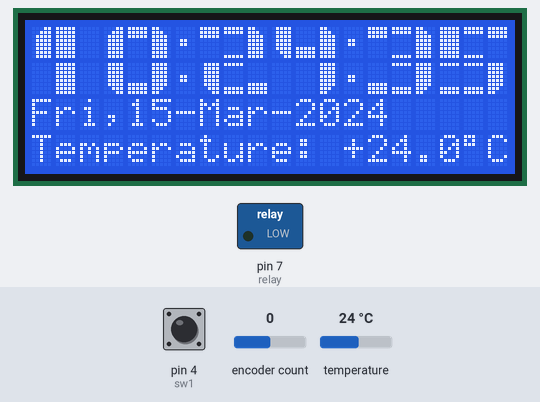
Recording of a sketch running on a simulated Arduino Uno, built with avr-gcc and run on an emulated ATmega328P. Parts: 20×4 character LCD, switched loads named in the sketch (green lamp = pin HIGH). The test bench sets the inputs (shaded band); at power-on: pin 4 (sw1) HIGH, encoder count 0, temperature 24 °C. The local clock reads 2024-03-15 10:24:30 at power-on unless the sketch sets it; what the sketch prints to the serial monitor is not drawn.

Above: at 6.0 s.
6.1 s: pin 4 (sw1) pulled LOW for 3.2 s
At 10.5 s:
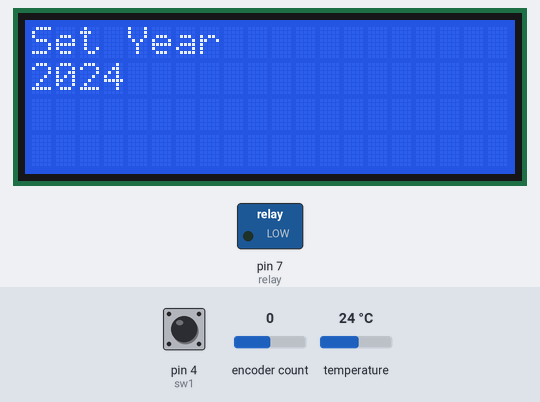
10.8 s: pin 4 (sw1) pulled LOW for 0.15 s
At 11.9 s:
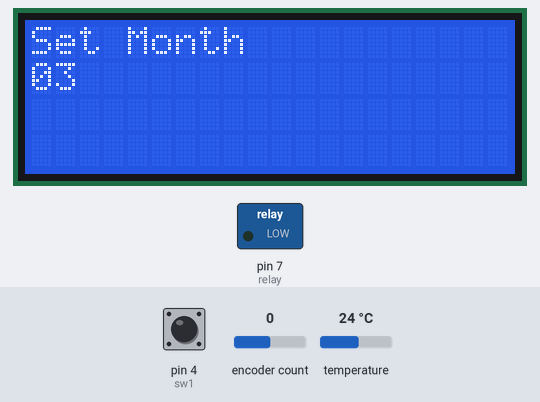
12.5 s: pin 4 (sw1) pulled LOW for 1 s
At 14.1 s:
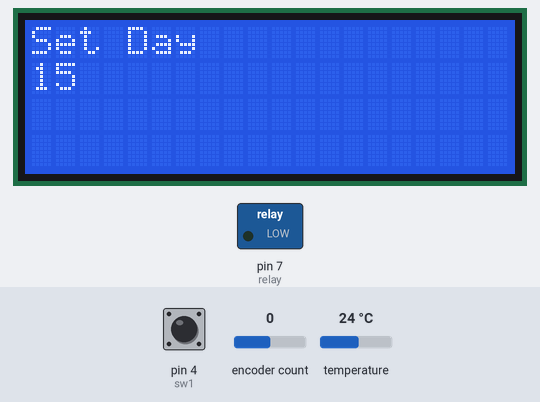
15.0 s: pin 4 (sw1) pulled LOW for 0.15 s
At 16.4 s:
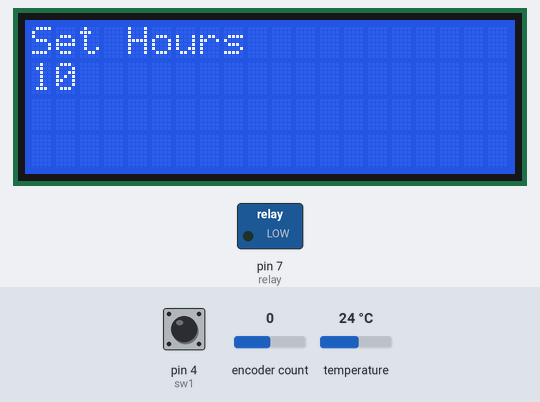
16.7 s: pin 4 (sw1) pulled LOW for 0.15 s
At 18.1 s:
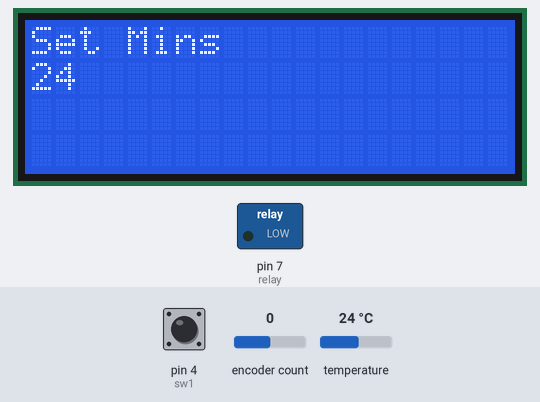
18.4 s: pin 4 (sw1) pulled LOW for 1 s
At 20.3 s:
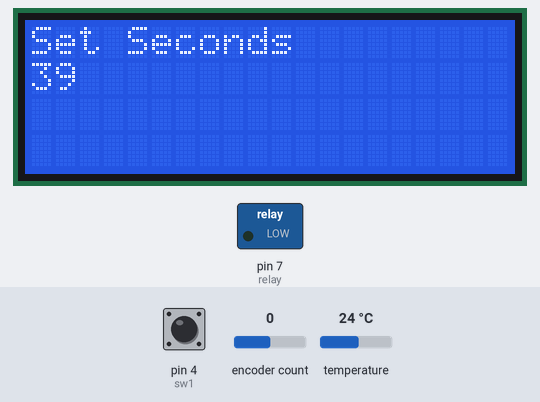
Timing chart, 0 to 21.8 s (numbered marks = the images above; inputs shaded):
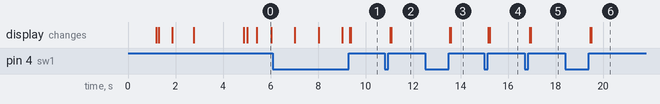

The sketch:

big_font_clock_thermometer_v3b.ino
```cpp
/*
 * Racov feb.2021
 -- 20x4 LCD (paralel) display
 -- clock with big numbers and I2C-DS3231 Real Time clock
 -- temperature and hunidity interior/exterior with I2C-BMP280
 -- rotary encoder for TIME set
 racov.ro

v.1 - Nicu FLORICA (niq_ro) changed t i2c interface for LCD2004
v.1.a - changed sensors to DHT22
v.2 - added Doz (A.G.Doswell) mode to change the time with encoder: http://andydoz.blogspot.ro/2014_08_01_archive.html
v.3 - removed both DHT22 sensors and added one DS18B20 sensor
v.3a - added adjustment also for seconds, show temperature without delay
v.3b - changed DS18B20 request and set the resolution
*/

// Use: Pressing and holding the button will enter the clock set mode (on release of the button). Clock is set using the rotary encoder.
// The clock must be set to UTC.
// Pressing and releasing the button quickly will display info about author (me)

#include <Wire.h>
#include "RTClib.h" // from https://github.com/adafruit/RTClib
#include <LiquidCrystal_I2C.h> // used Adafruit library
#include <Wire.h>
#include <Encoder.h> // from http://www.pjrc.com/teensy/td_libs_Encoder.html
#include <OneWire.h>
#include <DallasTemperature.h>

// Data wire is connected to pin 6
#define ONE_WIRE_BUS 6

#define sw1 4  // encoder switch
int PinA = 2;  // encoder right
int PinB = 3;  // encoder left

#define relay 7

RTC_DS1307 RTC; // Tells the RTC library that we're using a DS1307 RTC
Encoder knob(PinB, PinA); //encoder connected to pins 2 and 3 (and ground)
LiquidCrystal_I2C lcd(0x27, 20, 4); // adress can be 0x3F

//the variables provide the holding values for the set clock routine
int setyeartemp;
int setmonthtemp;
int setdaytemp;
int sethourstemp;
int setminstemp;
int setsecstemp;
int maxday; // maximum number of days in the given month
// These variables are for the push button routine
int buttonstate = 0; //flag to see if the button has been pressed, used internal on the subroutine only
int pushlengthset = 3000; // value for a long push in mS
int pushlength = pushlengthset; // set default pushlength
int pushstart = 0;// sets default push value for the button going low
int pushstop = 0;// sets the default value for when the button goes back high

int knobval; // value for the rotation of the knob
boolean buttonflag = false; // default value for the button flag

//const int TIMEZONE = 0; //UTC
const int TIMEZONE = 2; //UTC Craiova (Romania) - http://www.worldtimebuddy.com/utc-to-romania-craiova

// Setup a oneWire instance to communicate with any OneWire devices
OneWire oneWire(ONE_WIRE_BUS);

// Pass our oneWire reference to Dallas Temperature
DallasTemperature sensors(&oneWire);

// arrays to hold device address
DeviceAddress insideThermometer;

boolean intds = true;

int h,m,s,yr,mt,dt,dy,olds;   // hous, minutes, seconds, year, month, date of the month, day, previous second
//char *DOW[]={"MAR","MIE","JOI","VIN","SAM","DUM","LUN"};  //define day of the week
//char *DOW[]={"Dum","Lun","Mar","Mie","Joi","Vin","Sam"};  //define day of the week
char *DOW[]={"Sun","Mon","Tue","Wed","Thu","Fri","Sat"};  //define day of the week
//char *MTH[]={"Ian","Feb","Mar","Apr","Mai","Iun","Iul","Aug","Sep","Oct","Noi","Dec"};  //define month
char *MTH[]={"Jan","Feb","Mar","Apr","May","Jun","Jul","Aug","Sep","Oct","Nov","Dec"};  //define month

unsigned long tpcitit = 10000;
unsigned long tpcitire;

float tempC;
float tempC1;

void setup () {
    Serial.begin(9600); //start debug serial interface
    Wire.begin(); //start I2C interface

    lcd.begin();
    lcd.backlight();
    lcd.clear();
    pinMode(sw1,INPUT);//push button on encoder connected to A0 (and GND)
    digitalWrite(sw1,HIGH); //Pull A0 high
    pinMode(relay,OUTPUT); //Relay connected to A3
    digitalWrite (relay, LOW); //sets relay off (default condition)

// *******DEFINE CUSTOM CHARACTERS FOR BIG FONT*****************
  byte A[8] =
  {
  B00011,
  B00111,
  B01111,
  B01111,
  B01111,
  B01111,
  B01111,
  B01111
  };
  byte B[8] =
  {
  B11111,
  B11111,
  B00000,
  B00000,
  B00000,
  B00000,
  B00000,
  B11111
  };
  byte C[8] =
  {
  B11000,
  B11100,
  B11110,
  B11110,
  B11110,
  B11110,
  B11110,
  B11110
  };
  byte D[8] =
  {
  B01111,
  B01111,
  B01111,
  B01111,
  B01111,
  B01111,
  B00111,
  B00011
  };
  byte E[8] =
  {
  B11111,
  B00000,
  B00000,
  B00000,
  B00000,
  B00000,
  B11111,
  B11111
  };
  byte F[8] =
  {
  B11110,
  B11110,
  B11110,
  B11110,
  B11110,
  B11110,
  B11100,
  B11000
  };
  byte G[8] =
  {
  B11111,
  B11111,
  B11111,
  B00000,
  B00000,
  B00000,
  B00000,
  B00000
  };
  byte H[8] =
  {
  B00000,
  B00000,
  B00000,
  B00000,
  B00000,
  B11111,
  B11111,
  B11111
  };

  lcd.createChar(8,A);
  lcd.createChar(6,B);
  lcd.createChar(2,C);
  lcd.createChar(3,D);
  lcd.createChar(7,E);
  lcd.createChar(5,F);
  lcd.createChar(1,G);
  lcd.createChar(4,H);

  // Print a message to the LCD.
  // lcd.setCursor(col, row);
  // lcd.print("text");
  lcd.setCursor(4, 0);
  lcd.print("Thermometer");
  lcd.setCursor(4, 1);
  lcd.print("CLOCK  v.3");
  lcd.setCursor(5, 2);
  lcd.print("Oct.2025");
  lcd.setCursor(5, 3);
  lcd.print("by niq_ro");
  delay(1000);

  // initializing the modules
  lcd.setCursor(0, 0);
  lcd.print("CHECKING MODULES....");
  delay(100);

  lcd.setCursor(0, 1);
  lcd.print("1.REAL CLOCK......OK");
  if (! RTC.begin()) {
    lcd.setCursor(16, 1);
    lcd.print("FAIL");
    delay(5000);
  }
  delay(500);

  lcd.setCursor(0, 2);
  lcd.print("2.SENSOR TEMP.....OK");

  // Start up the library
  sensors.begin();// Start up the library

  Serial.print("Found ");
  Serial.print(sensors.getDeviceCount(), DEC);
  Serial.println(" devices.");

  if (!sensors.getAddress(insideThermometer, 0)) Serial.println("Unable to find address for Device 0");
  // show the addresses we found on the bus
  Serial.print("Device 0 Address: ");
    for (uint8_t i = 0; i < 8; i++)
  {
    if (insideThermometer[i] < 16) Serial.print("0");
    Serial.print(insideThermometer[i], HEX);
  //  lcd.print(insideThermometer[i], HEX);
  }

 // printAddress(insideThermometer);
  Serial.println();

  // set the resolution to 9.. 12 bit (Each Dallas/Maxim device is capable of several different resolutions)
  sensors.setResolution(insideThermometer, 11);
  //  9-bit: 0.5°C increments     93.75 ms
  // 10-bit: 0.25°C increments   187.50 ms
  // 11-bit: 0.125°C increments  375.00 ms
  // 12-bit: 0.0625°C increments 750.00 ms

  // Request temperature from the sensor
  sensors.requestTemperatures();

  // Read temperature in Celsius
  //tempC = sensors.getTempCByIndex(0);
   tempC = sensors.getTempC(insideThermometer);

  // Check if any reads failed and exit early (to try again).
  if (isnan(tempC))
   {
    //Serial.println(F("Failed to read from sensor !"));
    lcd.setCursor(16, 2);
    lcd.print("FAIL");
    intds = false;
   }

  delay(500);

  lcd.setCursor(0, 3);
  lcd.print("ID: ");
  for (uint8_t i = 0; i < 8; i++)
  {
    if (insideThermometer[i] < 16) lcd.print("0");
    lcd.print(insideThermometer[i], HEX);
  }

  delay(2000);

    //Checks to see if the RTC is runnning, and if not, sets the time to the time this sketch was compiled.
    if (! RTC.isrunning()) {
    RTC.adjust(DateTime(__DATE__, __TIME__));
  }
lcd.clear();
promo();
tpcitire = tpcitit + millis();
}


void loop () {

    pushlength = pushlengthset;
    pushlength = getpushlength ();
    delay (10);

    if (pushlength <pushlengthset)
    {
      ShortPush ();
      promo();
      readds();
    }
       //This runs the setclock routine if the knob is pushed for a long time
       if (pushlength >pushlengthset)
       {
         lcd.clear();
         DateTime now = RTC.now();
         setyeartemp=now.year(),DEC;
         setmonthtemp=now.month(),DEC;
         setdaytemp=now.day(),DEC;
         sethourstemp=now.hour(),DEC;
         setminstemp=now.minute(),DEC;
         setsecstemp=now.second(),DEC;
         setclock();
         pushlength = pushlengthset;
       };

  DateTime now = RTC.now();
  s  = now.second();                        // read seconds
  if (olds != s)
  {                          // if seconds changed
/*    Serial.println(dy);
      Serial.println(mt);
      Serial.println(dt);
      Serial.println(yr); */
      printbig((s%10),17);                  // display seconds
      printbig((s/10),14);
      olds = s;
      if ( s == 0 ) {                       // minutes change
          m  = now.minute();                // read minutes
          printbig((m%10),10);              // display minutes
          printbig((m/10),7);
          if (m == 0) {                     // hours change
            h  = now.hour();                // read hours
            printbig((h%10),3);             // dislay hours
            printbig((h/10),0);
            if (h == 0) {                   // day change
              dt = now.day();               // read day
              dy = now.dayOfTheWeek();
              mt = now.month();             // read month
              yr = now.year();              // read year
              lcd.setCursor(0, 2);          // display date full
              lcd.print(DOW[dy]);
              lcd.setCursor(4, 2);
              lcd.print(dt/10);
              lcd.print(dt%10);
              lcd.setCursor(7, 2);
              lcd.print(MTH[mt-1]);  // niq_ corrected
          }
      }
    }

    if (millis() - tpcitire > tpcitit)
     {
        readds();
     }
    // do other things every second
  }

}  // end main loop


//sets the clock
void setclock (){
   setyear ();
   lcd.clear ();
   setmonth ();
   lcd.clear ();
   setday ();
   lcd.clear ();
   sethours ();
   lcd.clear ();
   setmins ();
   lcd.clear();
   setsecs ();
   lcd.clear();

   RTC.adjust(DateTime(setyeartemp,setmonthtemp,setdaytemp,sethourstemp,setminstemp,setsecstemp));
   delay (1000);
   promo();
   readds();
}

// subroutine to return the length of the button push.
int getpushlength () {
  buttonstate = digitalRead(sw1);
       if(buttonstate == LOW && buttonflag==false) {
              pushstart = millis();
              buttonflag = true;
          };

       if (buttonstate == HIGH && buttonflag==true) {
         pushstop = millis ();
         pushlength = pushstop - pushstart;
         buttonflag = false;
       };
       return pushlength;
}
// The following subroutines set the individual clock parameters
int setyear () {
//lcd.clear();
    lcd.setCursor (0,0);
    lcd.print ("Set Year");
    pushlength = pushlengthset;
    pushlength = getpushlength ();
    if (pushlength != pushlengthset) {
      return setyeartemp;
    }

    lcd.setCursor (0,1);
    knob.write(0);
    delay (50);
    knobval=knob.read();
    if (knobval < -1) { //bit of software de-bounce
      knobval = -1;
    }
    if (knobval > 1) {
      knobval = 1;
    }
    setyeartemp=setyeartemp + knobval;
    if (setyeartemp < 2014) { //Year can't be older than currently, it's not a time machine.
      setyeartemp = 2014;
    }
    lcd.print (setyeartemp);
    lcd.print("  ");
    setyear();
}

int setmonth () {
//lcd.clear();
   lcd.setCursor (0,0);
    lcd.print ("Set Month");
    pushlength = pushlengthset;
    pushlength = getpushlength ();
    if (pushlength != pushlengthset) {
      return setmonthtemp;
    }

    lcd.setCursor (0,1);
    knob.write(0);
    delay (50);
    knobval=knob.read();
    if (knobval < -1) {
      knobval = -1;
    }
    if (knobval > 1) {
      knobval = 1;
    }
    setmonthtemp=setmonthtemp + knobval;
    if (setmonthtemp < 1) {// month must be between 1 and 12
      setmonthtemp = 1;
    }
    if (setmonthtemp > 12) {
      setmonthtemp=12;
    }
    lcd.print (setmonthtemp/10);
    lcd.print (setmonthtemp%10);
    lcd.print("  ");
    setmonth();
}

int setday () {
  if (setmonthtemp == 4 || setmonthtemp == 5 || setmonthtemp == 9 || setmonthtemp == 11) { //30 days hath September, April June and November
    maxday = 30;
  }
  else {
  maxday = 31; //... all the others have 31
  }
  if (setmonthtemp ==2 && setyeartemp % 4 ==0) { //... Except February alone, and that has 28 days clear, and 29 in a leap year.
    maxday = 29;
  }
  if (setmonthtemp ==2 && setyeartemp % 4 !=0) {
    maxday = 28;
  }
//lcd.clear();
   lcd.setCursor (0,0);
    lcd.print ("Set Day");
    pushlength = pushlengthset;
    pushlength = getpushlength ();
    if (pushlength != pushlengthset) {
      return setdaytemp;
    }

    lcd.setCursor (0,1);
    knob.write(0);
    delay (50);
    knobval=knob.read();
    if (knobval < -1) {
      knobval = -1;
    }
    if (knobval > 1) {
      knobval = 1;
    }
    setdaytemp=setdaytemp+ knobval;
    if (setdaytemp < 1) {
      setdaytemp = 1;
    }
    if (setdaytemp > maxday) {
      setdaytemp = maxday;
    }
    lcd.print (setdaytemp/10);
    lcd.print (setdaytemp%10);
    lcd.print("  ");
    setday();
}

int sethours () {
//lcd.clear();
    lcd.setCursor (0,0);
    lcd.print ("Set Hours");
    pushlength = pushlengthset;
    pushlength = getpushlength ();
    if (pushlength != pushlengthset) {
      return sethourstemp;
    }

    lcd.setCursor (0,1);
    knob.write(0);
    delay (50);
    knobval=knob.read();
    if (knobval < -1) {
      knobval = -1;
    }
    if (knobval > 1) {
      knobval = 1;
    }
    sethourstemp=sethourstemp + knobval;
    if (sethourstemp < 1) {
      sethourstemp = 1;
    }
    if (sethourstemp > 23) {
      sethourstemp=23;
    }
    lcd.print (sethourstemp/10);
    lcd.print (sethourstemp%10);
    lcd.print("  ");
    sethours();
}

int setmins () {
//lcd.clear();
   lcd.setCursor (0,0);
    lcd.print ("Set Mins");
    pushlength = pushlengthset;
    pushlength = getpushlength ();
    if (pushlength != pushlengthset) {
      return setminstemp;
    }

    lcd.setCursor (0,1);
    knob.write(0);
    delay (50);
    knobval=knob.read();
    if (knobval < -1) {
      knobval = -1;
    }
    if (knobval > 1) {
      knobval = 1;
    }
    setminstemp=setminstemp + knobval;
    if (setminstemp < 0) {
      setminstemp = 0;
    }
    if (setminstemp > 59) {
      setminstemp=59;
    }
    lcd.print (setminstemp/10);
    lcd.print (setminstemp%10);
    lcd.print("  ");
    setmins();
}

int setsecs () {
//lcd.clear();
   lcd.setCursor (0,0);
    lcd.print ("Set Seconds");
    pushlength = pushlengthset;
    pushlength = getpushlength ();
    if (pushlength != pushlengthset) {
      return setsecstemp;
    }

    lcd.setCursor (0,1);
    knob.write(0);
    delay (50);
    knobval=knob.read();
    if (knobval < -1) {
      knobval = -1;
    }
    if (knobval > 1) {
      knobval = 1;
    }
    setsecstemp=setsecstemp + knobval;
    if (setsecstemp < 0) {
      setsecstemp = 0;
    }
    if (setsecstemp > 59) {
      setsecstemp=59;
    }
    lcd.print (setsecstemp/10);
    lcd.print (setsecstemp%10);
    lcd.print("  ");
    setsecs();
}


void ShortPush () {
  //This displays the calculated sunrise and sunset times when the knob is pushed for a short time.
lcd.clear();
for (long Counter = 0; Counter < 100 ; Counter ++) { //returns to the main loop if it's been run 604 times
                                                     //(don't ask me why I've set 604,it seemed like a good number)
  lcd.setCursor (0,0);
  lcd.print ("Clock by niq_ro");

  //If the knob is pushed again, enter the mode set menu
  pushlength = pushlengthset;
  pushlength = getpushlength ();
  if (pushlength != pushlengthset) {
    lcd.clear ();
  }
}
lcd.clear();
}

void printbig(int i, int x)
{
  //  prints each segment of the big numbers

  if (i == 0) {
      lcd.setCursor(x,0);
      lcd.write(8);
      lcd.write(1);
      lcd.write(2);
      lcd.setCursor(x, 1);
      lcd.write(3);
      lcd.write(4);
      lcd.write(5);
  }
    else if  (i == 1) {
      lcd.setCursor(x,0);
      lcd.write(8);
      lcd.write(255);
      lcd.print(" ");
      lcd.setCursor(x, 1);
      lcd.print(" ");
      lcd.write(255);
      lcd.print(" ");
    }

    else if  (i == 2) {
      lcd.setCursor(x,0);
      lcd.write(1);
      lcd.write(6);
      lcd.write(2);
      lcd.setCursor(x, 1);
      lcd.write(3);
      lcd.write(7);
      lcd.write(4);
    }

    else if (i == 3) {
      lcd.setCursor(x,0);
      lcd.write(1);
      lcd.write(6);
      lcd.write(2);
      lcd.setCursor(x, 1);
      lcd.write(4);
      lcd.write(7);
      lcd.write(5);
    }

    else if (i == 4) {
      lcd.setCursor(x,0);
      lcd.write(3);
      lcd.write(4);
      lcd.write(2);
      lcd.setCursor(x, 1);
      lcd.print("  ");
      lcd.write(5);
    }

    else if (i == 5) {
      lcd.setCursor(x,0);
      lcd.write(255);
      lcd.write(6);
      lcd.write(1);
      lcd.setCursor(x, 1);
      lcd.write(7);
      lcd.write(7);
      lcd.write(5);
    }

    else if (i == 6) {
      lcd.setCursor(x,0);
      lcd.write(8);
      lcd.write(6);
      lcd.print(" ");
      lcd.setCursor(x, 1);
      lcd.write(3);
      lcd.write(7);
      lcd.write(5);
    }

    else if (i == 7) {
      lcd.setCursor(x,0);
      lcd.write(1);
      lcd.write(1);
      lcd.write(5);
      lcd.setCursor(x, 1);
      lcd.print(" ");
      lcd.write(8);
      lcd.print(" ");
    }

    else if (i == 8) {
      lcd.setCursor(x,0);
      lcd.write(8);
      lcd.write(6);
      lcd.write(2);
      lcd.setCursor(x, 1);
      lcd.write(3);
      lcd.write(7);
      lcd.write(5);
    }

    else if (i == 9) {
      lcd.setCursor(x,0);
      lcd.write(8);
      lcd.write(6);
      lcd.write(2);
      lcd.setCursor(x, 1);
      lcd.print(" ");
      lcd.write(4);
      lcd.write(5);
    }

  }

void promo()
{
   // print all the fix text - never changes
  lcd.setCursor(0, 0);
  lcd.print(" __ __"+String(char(165))+" __ __"+(char(165))+" __ __");  // char(165) is big point symbol
  lcd.setCursor(0, 1);
  lcd.print("      "+String(char(165))+"      "+(char(165))+"      ");

// read all time and date and display
  DateTime now = RTC.now();
  h  = now.hour();
  m  = now.minute();
  s  = now.second();
  yr = now.year();
  mt = now.month();
  dt = now.day();
  dy = now.dayOfTheWeek();
  olds = s;

// fill the display with all the data
  printbig((h%10),3);
  printbig((h/10),0);
  printbig((m%10),10);
  printbig((m/10),7);
  printbig((s%10),17);
  printbig((s/10),14);

  lcd.setCursor(0, 2);
  lcd.print(DOW[dy]);
  lcd.print(",");
  lcd.setCursor(4, 2);
  lcd.print(dt/10);
  lcd.print(dt%10);
  lcd.print("-");
  lcd.setCursor(7, 2);
  lcd.print(MTH[mt-1]);
  lcd.print("-");
  lcd.print(yr);
}

void readds()
  {
   // temperature
         if (intds)
         {
          // Request temperature from the sensor
          sensors.requestTemperatures();

          // Read temperature in Celsius
          tempC = sensors.getTempCByIndex(0);
       //  tempC =  25.6;
       //  tempC =   5.6;
       //  tempC =  -3.8;
       //  tempC = -23.1;

          lcd.setCursor(0,3);
          lcd.print("Temperature: ");

        if (tempC >= 10.)
        {
          lcd.print("+");
        }
        if ((tempC >= 0.) and (tempC < 10.))
        {
          lcd.print(" +");
        }
        if ((tempC > -10.) and (tempC < 0.))
        {
          lcd.print(" ");
        }
          lcd.print(tempC,1);
        lcd.print(String(char(223)));
        lcd.print("C");
        }
     tpcitire = millis();
  }
```

Measured:
- after the input at 6.1 s, the display: first differs from a run without the input after 3.2 s (image 1 shows a later state)
- after the input at 10.8 s, the display: first changes after 0.23 s (image 2 shows a later state)
- after the input at 12.5 s, the display: first changes after 1.0 s (image 3 shows a later state)
- after the input at 15.0 s, the display: first changes after 0.17 s (image 4 shows a later state)
- after the input at 16.7 s, the display: first changes after 0.21 s (image 5 shows a later state)
- after the input at 18.4 s, the display: first changes after 1.0 s (image 6 shows a later state)
- what the display in image 0 shows lasts 0.6 s, from 5.4 s to 6.0 s
